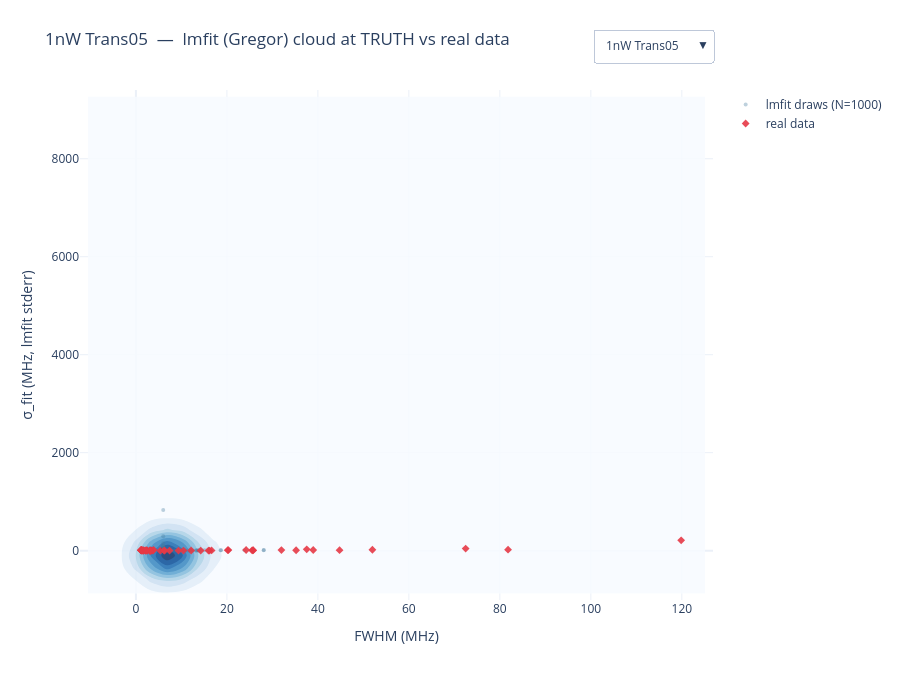

Notebook code for this chart:
### Code cell
fig_1nW = build_lmfit_figure(mc, '1nW')
if fig_1nW is not None: fig_1nW.show()

### Figure 1 — Plotly figure (JSON) as saved in the notebook; plotly's stock layout.template omitted (floating-point values rounded to 4 significant figures; data arrays with more than 128 entries replaced by an {"elided": "..."} marker saying what was removed)
{"data": [{"colorscale": [[0.0, "rgb(247,251,255)"], [0.125, "rgb(222,235,247)"], [0.25, "rgb(198,219,239)"], [0.375, "rgb(158,202,225)"], [0.5, "rgb(107,174,214)"], [0.625, "rgb(66,146,198)"], [0.75, "rgb(33,113,181)"], [0.875, "rgb(8,81,156)"], [1.0, "rgb(8,48,107)"]], "contours": {"showlines": false}, "name": "lmfit KDE", "opacity": 0.85, "showscale": false, "type": "contour", "visible": true, "x": [-10.55, -7.072, -3.594, -0.1152, 3.363, 6.842, 10.32, 13.8, 17.28, 20.76, 24.23, 27.71, 31.19, 34.67, 38.15, 41.63, 45.11, 48.58, 52.06, 55.54, 59.02, 62.5, 65.98, 69.46, 72.93, 76.41, 79.89, 83.37, 86.85, 90.33, 93.81, 97.28, 100.8, 104.2, 107.7, 111.2, 114.7, 118.2, 121.6, 125.1], "y": [-877.3, -617.0, -356.8, -96.51, 163.8, 424.0, 684.3, 944.5, 1205.0, 1465.0, 1725.0, 1986.0, 2246.0, 2506.0, 2766.0, 3027.0, 3287.0, 3547.0, 3807.0, 4068.0, 4328.0, 4588.0, 4849.0, 5109.0, 5369.0, 5629.0, 5890.0, 6150.0, 6410.0, 6670.0, 6931.0, 7191.0, 7451.0, 7711.0, 7972.0, 8232.0, 8492.0, 8752.0, 9013.0, 9273.0], "z": {"elided": "40x40 int values"}}, {"marker": {"color": "#457b9d", "opacity": 0.35, "size": 4}, "mode": "markers", "name": "lmfit draws (N=1000)", "type": "scatter", "visible": true, "x": {"elided": "257 float values"}, "y": {"elided": "257 float values"}}, {"marker": {"color": "#e63946", "opacity": 0.9, "size": 6, "symbol": "diamond"}, "mode": "markers", "name": "real data", "type": "scatter", "visible": true, "x": [1.515, 31.98, 12.15, 3.106, 1.228, 72.48, 15.95, 1.729, 1.424, 2.478, 20.32, 37.55, 1.222, 1.164, 44.76, 3.223, 10.45, 119.9, 3.265, 38.97, 1.081, 2.388, 3.039, 51.98, 1.196, 3.468, 7.401, 16.18, 3.04, 3.144, 35.21, 2.433, 20.18, 25.78, 1320.0, 6.322, 16.64, 14.24, 1.114, 5.372, 1.203, 1.678, 25.54, 239.6, 6.195, 1.301, 81.8, 162.2, 1.171, 25.74, 3.741, 24.23, 3.251, 3.888, 2.143, 1.6, 9.354, 2.231, 3.113, 1.575, 2.117], "y": [2.597, 12.18, 3.321, 2.534, 4.379, 42.97, 2.06, 7.217, 6.433, 1.635, 11.01, 27.8, 10.59, 8.797, 9.797, 0.3635, 1.15, 209.7, 1.556, 13.51, 9.543, 8.921, 0.5407, 17.86, 2.365, 1.527, 1.097, 1.681, 0.5617, 2.09, 8.271, 0.534, 9.172, 9.312, 3289.0, 2.147, 5.084, 1.741, 9.348, 0.4386, 7.056, 1.007, 6.266, 225.2, 0.9811, 8.234, 19.55, 39.72, 10.76, 5.058, 0.8072, 12.79, 0.3347, 16.43, 0.8271, 4.627, 1.092, 0.5524, 1.44, 2.098, 3.354]}, {"colorscale": [[0.0, "rgb(247,251,255)"], [0.125, "rgb(222,235,247)"], [0.25, "rgb(198,219,239)"], [0.375, "rgb(158,202,225)"], [0.5, "rgb(107,174,214)"], [0.625, "rgb(66,146,198)"], [0.75, "rgb(33,113,181)"], [0.875, "rgb(8,81,156)"], [1.0, "rgb(8,48,107)"]], "contours": {"showlines": false}, "name": "lmfit KDE", "opacity": 0.85, "showscale": false, "type": "contour", "visible": false, "x": [-3.061, -1.79, -0.5191, 0.7517, 2.022, 3.293, 4.564, 5.835, 7.106, 8.377, 9.647, 10.92, 12.19, 13.46, 14.73, 16.0, 17.27, 18.54, 19.81, 21.08, 22.36, 23.63, 24.9, 26.17, 27.44, 28.71, 29.98, 31.25, 32.52, 33.79, 35.06, 36.33, 37.61, 38.88, 40.15, 41.42, 42.69, 43.96, 45.23, 46.5], "y": [-12.43, -8.725, -5.023, -1.321, 2.381, 6.083, 9.785, 13.49, 17.19, 20.89, 24.59, 28.29, 32.0, 35.7, 39.4, 43.1, 46.8, 50.51, 54.21, 57.91, 61.61, 65.31, 69.02, 72.72, 76.42, 80.12, 83.82, 87.52, 91.23, 94.93, 98.63, 102.3, 106.0, 109.7, 113.4, 117.1, 120.8, 124.5, 128.2, 131.9], "z": {"elided": "40x40 int values"}}, {"marker": {"color": "#457b9d", "opacity": 0.35, "size": 4}, "mode": "markers", "name": "lmfit draws (N=1000)", "type": "scatter", "visible": false, "x": {"elided": "424 float values"}, "y": {"elided": "424 float values"}}, {"marker": {"color": "#e63946", "opacity": 0.9, "size": 6, "symbol": "diamond"}, "mode": "markers", "name": "real data", "type": "scatter", "visible": false, "x": {"elided": "358 float values"}, "y": {"elided": "358 float values"}}, {"colorscale": [[0.0, "rgb(247,251,255)"], [0.125, "rgb(222,235,247)"], [0.25, "rgb(198,219,239)"], [0.375, "rgb(158,202,225)"], [0.5, "rgb(107,174,214)"], [0.625, "rgb(66,146,198)"], [0.75, "rgb(33,113,181)"], [0.875, "rgb(8,81,156)"], [1.0, "rgb(8,48,107)"]], "contours": {"showlines": false}, "name": "lmfit KDE", "opacity": 0.85, "showscale": false, "type": "contour", "visible": false, "x": [-2.913, -1.656, -0.3992, 0.8574, 2.114, 3.371, 4.627, 5.884, 7.141, 8.397, 9.654, 10.91, 12.17, 13.42, 14.68, 15.94, 17.19, 18.45, 19.71, 20.96, 22.22, 23.48, 24.73, 25.99, 27.25, 28.5, 29.76, 31.02, 32.27, 33.53, 34.79, 36.04, 37.3, 38.56, 39.81, 41.07, 42.33, 43.58, 44.84, 46.1], "y": [-2.618, -1.808, -0.9984, -0.1885, 0.6213, 1.431, 2.241, 3.051, 3.861, 4.671, 5.48, 6.29, 7.1, 7.91, 8.72, 9.53, 10.34, 11.15, 11.96, 12.77, 13.58, 14.39, 15.2, 16.01, 16.82, 17.63, 18.44, 19.25, 20.06, 20.87, 21.68, 22.49, 23.3, 24.11, 24.92, 25.73, 26.54, 27.35, 28.16, 28.97], "z": {"elided": "40x40 int values"}}, {"marker": {"color": "#457b9d", "opacity": 0.35, "size": 4}, "mode": "markers", "name": "lmfit draws (N=1000)", "type": "scatter", "visible": false, "x": {"elided": "740 float values"}, "y": {"elided": "740 float values"}}, {"marker": {"color": "#e63946", "opacity": 0.9, "size": 6, "symbol": "diamond"}, "mode": "markers", "name": "real data", "type": "scatter", "visible": false, "x": {"elided": "1138 float values"}, "y": {"elided": "1138 float values"}}, {"colorscale": [[0.0, "rgb(247,251,255)"], [0.125, "rgb(222,235,247)"], [0.25, "rgb(198,219,239)"], [0.375, "rgb(158,202,225)"], [0.5, "rgb(107,174,214)"], [0.625, "rgb(66,146,198)"], [0.75, "rgb(33,113,181)"], [0.875, "rgb(8,81,156)"], [1.0, "rgb(8,48,107)"]], "contours": {"showlines": false}, "name": "lmfit KDE", "opacity": 0.85, "showscale": false, "type": "contour", "visible": false, "x": [-0.2518, 0.7678, 1.787, 2.807, 3.827, 4.846, 5.866, 6.885, 7.905, 8.925, 9.944, 10.96, 11.98, 13.0, 14.02, 15.04, 16.06, 17.08, 18.1, 19.12, 20.14, 21.16, 22.18, 23.2, 24.22, 25.24, 26.26, 27.28, 28.3, 29.32, 30.34, 31.36, 32.38, 33.39, 34.41, 35.43, 36.45, 37.47, 38.49, 39.51], "y": [-2.391, -1.612, -0.8337, -0.05515, 0.7234, 1.502, 2.281, 3.059, 3.838, 4.616, 5.395, 6.173, 6.952, 7.73, 8.509, 9.288, 10.07, 10.84, 11.62, 12.4, 13.18, 13.96, 14.74, 15.52, 16.29, 17.07, 17.85, 18.63, 19.41, 20.19, 20.97, 21.74, 22.52, 23.3, 24.08, 24.86, 25.64, 26.42, 27.19, 27.97], "z": {"elided": "40x40 int values"}}, {"marker": {"color": "#457b9d", "opacity": 0.35, "size": 4}, "mode": "markers", "name": "lmfit draws (N=1000)", "type": "scatter", "visible": false, "x": {"elided": "995 float values"}, "y": {"elided": "995 float values"}}, {"marker": {"color": "#e63946", "opacity": 0.9, "size": 6, "symbol": "diamond"}, "mode": "markers", "name": "real data", "type": "scatter", "visible": false, "x": {"elided": "2428 float values"}, "y": {"elided": "2428 float values"}}, {"colorscale": [[0.0, "rgb(247,251,255)"], [0.125, "rgb(222,235,247)"], [0.25, "rgb(198,219,239)"], [0.375, "rgb(158,202,225)"], [0.5, "rgb(107,174,214)"], [0.625, "rgb(66,146,198)"], [0.75, "rgb(33,113,181)"], [0.875, "rgb(8,81,156)"], [1.0, "rgb(8,48,107)"]], "contours": {"showlines": false}, "name": "lmfit KDE", "opacity": 0.85, "showscale": false, "type": "contour", "visible": false, "x": [2.933, 3.749, 4.565, 5.38, 6.196, 7.012, 7.828, 8.644, 9.459, 10.28, 11.09, 11.91, 12.72, 13.54, 14.35, 15.17, 15.99, 16.8, 17.62, 18.43, 19.25, 20.06, 20.88, 21.7, 22.51, 23.33, 24.14, 24.96, 25.77, 26.59, 27.41, 28.22, 29.04, 29.85, 30.67, 31.48, 32.3, 33.12, 33.93, 34.75], "y": [-0.8759, -0.5383, -0.2008, 0.1368, 0.4744, 0.8119, 1.149, 1.487, 1.825, 2.162, 2.5, 2.837, 3.175, 3.512, 3.85, 4.187, 4.525, 4.863, 5.2, 5.538, 5.875, 6.213, 6.55, 6.888, 7.226, 7.563, 7.901, 8.238, 8.576, 8.913, 9.251, 9.588, 9.926, 10.26, 10.6, 10.94, 11.28, 11.61, 11.95, 12.29], "z": {"elided": "40x40 int values"}}, {"marker": {"color": "#457b9d", "opacity": 0.35, "size": 4}, "mode": "markers", "name": "lmfit draws (N=1000)", "type": "scatter", "visible": false, "x": {"elided": "997 float values"}, "y": {"elided": "997 float values"}}, {"marker": {"color": "#e63946", "opacity": 0.9, "size": 6, "symbol": "diamond"}, "mode": "markers", "name": "real data", "type": "scatter", "visible": false, "x": {"elided": "2424 float values"}, "y": {"elided": "2424 float values"}}, {"colorscale": [[0.0, "rgb(247,251,255)"], [0.125, "rgb(222,235,247)"], [0.25, "rgb(198,219,239)"], [0.375, "rgb(158,202,225)"], [0.5, "rgb(107,174,214)"], [0.625, "rgb(66,146,198)"], [0.75, "rgb(33,113,181)"], [0.875, "rgb(8,81,156)"], [1.0, "rgb(8,48,107)"]], "contours": {"showlines": false}, "name": "lmfit KDE", "opacity": 0.85, "showscale": false, "type": "contour", "visible": false, "x": [3.369, 4.15, 4.931, 5.713, 6.494, 7.275, 8.057, 8.838, 9.619, 10.4, 11.18, 11.96, 12.74, 13.53, 14.31, 15.09, 15.87, 16.65, 17.43, 18.21, 19.0, 19.78, 20.56, 21.34, 22.12, 22.9, 23.68, 24.47, 25.25, 26.03, 26.81, 27.59, 28.37, 29.15, 29.94, 30.72, 31.5, 32.28, 33.06, 33.84], "y": [-0.6205, -0.3518, -0.08309, 0.1856, 0.4543, 0.723, 0.9917, 1.26, 1.529, 1.798, 2.067, 2.335, 2.604, 2.873, 3.141, 3.41, 3.679, 3.947, 4.216, 4.485, 4.754, 5.022, 5.291, 5.56, 5.828, 6.097, 6.366, 6.634, 6.903, 7.172, 7.441, 7.709, 7.978, 8.247, 8.515, 8.784, 9.053, 9.321, 9.59, 9.859], "z": {"elided": "40x40 int values"}}, {"marker": {"color": "#457b9d", "opacity": 0.35, "size": 4}, "mode": "markers", "name": "lmfit draws (N=1000)", "type": "scatter", "visible": false, "x": {"elided": "995 float values"}, "y": {"elided": "995 float values"}}, {"marker": {"color": "#e63946", "opacity": 0.9, "size": 6, "symbol": "diamond"}, "mode": "markers", "name": "real data", "type": "scatter", "visible": false, "x": {"elided": "2487 float values"}, "y": {"elided": "2487 float values"}}, {"colorscale": [[0.0, "rgb(247,251,255)"], [0.125, "rgb(222,235,247)"], [0.25, "rgb(198,219,239)"], [0.375, "rgb(158,202,225)"], [0.5, "rgb(107,174,214)"], [0.625, "rgb(66,146,198)"], [0.75, "rgb(33,113,181)"], [0.875, "rgb(8,81,156)"], [1.0, "rgb(8,48,107)"]], "contours": {"showlines": false}, "name": "lmfit KDE", "opacity": 0.85, "showscale": false, "type": "contour", "visible": false, "x": [2.767, 3.727, 4.686, 5.646, 6.606, 7.566, 8.526, 9.486, 10.45, 11.41, 12.37, 13.33, 14.29, 15.25, 16.21, 17.17, 18.13, 19.09, 20.05, 21.01, 21.97, 22.92, 23.88, 24.84, 25.8, 26.76, 27.72, 28.68, 29.64, 30.6, 31.56, 32.52, 33.48, 34.44, 35.4, 36.36, 37.32, 38.28, 39.24, 40.2], "y": [-1.505, -0.9762, -0.4478, 0.08071, 0.6092, 1.138, 1.666, 2.195, 2.723, 3.252, 3.78, 4.308, 4.837, 5.365, 5.894, 6.422, 6.951, 7.479, 8.008, 8.536, 9.065, 9.593, 10.12, 10.65, 11.18, 11.71, 12.24, 12.76, 13.29, 13.82, 14.35, 14.88, 15.41, 15.93, 16.46, 16.99, 17.52, 18.05, 18.58, 19.11], "z": {"elided": "40x40 int values"}}, {"marker": {"color": "#457b9d", "opacity": 0.35, "size": 4}, "mode": "markers", "name": "lmfit draws (N=1000)", "type": "scatter", "visible": false, "x": {"elided": "997 float values"}, "y": {"elided": "997 float values"}}, {"marker": {"color": "#e63946", "opacity": 0.9, "size": 6, "symbol": "diamond"}, "mode": "markers", "name": "real data", "type": "scatter", "visible": false, "x": {"elided": "2455 float values"}, "y": {"elided": "2455 float values"}}], "layout": {"height": 680, "margin": {"r": 20, "t": 90}, "title": {"text": "1nW Trans05  —  lmfit (Gregor) cloud at TRUTH vs real data"}, "updatemenus": [{"active": 0, "buttons": [{"args": [{"visible": [true, true, true, false, false, false, false, false, false, false, false, false, false, false, false, false, false, false, false, false, false]}, {"title": "1nW Trans05  —  lmfit (Gregor) cloud at TRUTH (ok 257/1000) vs real data", "xaxis": {"range": [-12.29, 126.9], "title": "FWHM (MHz)"}, "yaxis": {"range": [-1007.0, 9403.0], "title": "σ_fit (MHz, lmfit stderr)"}}], "label": "1nW Trans05", "method": "update"}, {"args": [{"visible": [false, false, false, true, true, true, false, false, false, false, false, false, false, false, false, false, false, false, false, false, false]}, {"title": "1nW Trans10  —  lmfit (Gregor) cloud at TRUTH (ok 424/1000) vs real data", "xaxis": {"range": [-3.696, 47.14], "title": "FWHM (MHz)"}, "yaxis": {"range": [-14.28, 133.8], "title": "σ_fit (MHz, lmfit stderr)"}}], "label": "1nW Trans10", "method": "update"}, {"args": [{"visible": [false, false, false, false, false, false, true, true, true, false, false, false, false, false, false, false, false, false, false, false, false]}, {"title": "1nW Trans20  —  lmfit (Gregor) cloud at TRUTH (ok 740/1000) vs real data", "xaxis": {"range": [-3.541, 46.73], "title": "FWHM (MHz)"}, "yaxis": {"range": [-3.023, 29.37], "title": "σ_fit (MHz, lmfit stderr)"}}], "label": "1nW Trans20", "method": "update"}, {"args": [{"visible": [false, false, false, false, false, false, false, false, false, true, true, true, false, false, false, false, false, false, false, false, false]}, {"title": "1nW Trans40  —  lmfit (Gregor) cloud at TRUTH (ok 995/1000) vs real data", "xaxis": {"range": [-0.7616, 40.02], "title": "FWHM (MHz)"}, "yaxis": {"range": [-2.78, 28.36], "title": "σ_fit (MHz, lmfit stderr)"}}], "label": "1nW Trans40", "method": "update"}, {"args": [{"visible": [false, false, false, false, false, false, false, false, false, false, false, false, true, true, true, false, false, false, false, false, false]}, {"title": "1nW Trans60  —  lmfit (Gregor) cloud at TRUTH (ok 997/1000) vs real data", "xaxis": {"range": [2.525, 35.16], "title": "FWHM (MHz)"}, "yaxis": {"range": [-1.045, 12.46], "title": "σ_fit (MHz, lmfit stderr)"}}], "label": "1nW Trans60", "method": "update"}, {"args": [{"visible": [false, false, false, false, false, false, false, false, false, false, false, false, false, false, false, true, true, true, false, false, false]}, {"title": "1nW Trans80  —  lmfit (Gregor) cloud at TRUTH (ok 995/1000) vs real data", "xaxis": {"range": [2.978, 34.23], "title": "FWHM (MHz)"}, "yaxis": {"range": [-0.7548, 9.993], "title": "σ_fit (MHz, lmfit stderr)"}}], "label": "1nW Trans80", "method": "update"}, {"args": [{"visible": [false, false, false, false, false, false, false, false, false, false, false, false, false, false, false, false, false, false, true, true, true]}, {"title": "1nW Trans100  —  lmfit (Gregor) cloud at TRUTH (ok 997/1000) vs real data", "xaxis": {"range": [2.287, 40.68], "title": "FWHM (MHz)"}, "yaxis": {"range": [-1.769, 19.37], "title": "σ_fit (MHz, lmfit stderr)"}}], "label": "1nW Trans100", "method": "update"}], "direction": "down", "showactive": true, "type": "dropdown", "x": 1.0, "xanchor": "right", "y": 1.12}], "xaxis": {"range": [-12.29, 126.9], "title": {"text": "FWHM (MHz)"}}, "yaxis": {"range": [-1007.0, 9403.0], "title": {"text": "σ_fit (MHz, lmfit stderr)"}}}}
